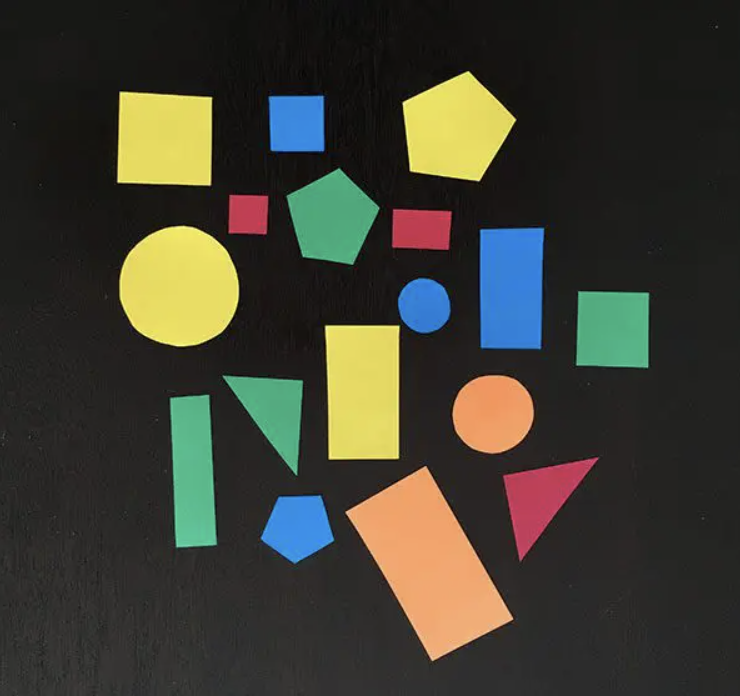
#> input picture Evaluate Image Quality/bidang.png, 740 x 696 px
$ python SSIM.py
#> lines starting #> are read from the running program, lines starting #| are printed output that depends on the picture; long printed decimals are rounded
import cv2
import numpy as np

def getSSISM(I1, I2):
    '''
    :param i1: represents original image matrix
    :param i2: represents degraded image matrix
    :return: SSIM score
    '''
    # Constants for luminance and contrast
    C1 = 6.5025
    C2 = 58.5225
    # C3=C2/2

    # converting to float for squaring
    I1 = np.float32(I1)
    I2 = np.float32(I2)
    I2_2 = I2 * I2
    I1_2 = I1 * I1
    I1_I2 = I1 * I2

    # applying GaussianBlur with (11,11) kernel where mean=st_dev=1.5
    mu1 = cv2.GaussianBlur(I1, (11, 11), 1.5)
    mu2 = cv2.GaussianBlur(I2, (11, 11), 1.5)
    mu1_2 = mu1 * mu1
    mu2_2 = mu2 * mu2
    mu1_mu2 = mu1 * mu2

    sigma1_2 = cv2.GaussianBlur(I1_2, (11, 11), 1.5)
    sigma1_2 -= mu1_2
    sigma2_2 = cv2.GaussianBlur(I2_2, (11, 11), 1.5)
    sigma2_2 -= mu2_2
    sigma12 = cv2.GaussianBlur(I1_I2, (11, 11), 1.5)
    sigma12 -= mu1_mu2

    t1 = 2 * mu1_mu2 + C1
    t2 = 2 * sigma12 + C2
    t3 = t1 * t2  # t3 = ((2*mu1_mu2 + C1).*(2*sigma12 + C2))
    t1 = mu1_2 + mu2_2 + C1
    t2 = sigma1_2 + sigma2_2 + C2
    t1 = t1 * t2  # t1 =((mu1_2 + mu2_2 + C1).*(sigma1_2 + sigma2_2 + C2))
    ssim_map = cv2.divide(t3, t1)
    ssim = cv2.mean(ssim_map)
    return ssim

image1 = cv2.imread("bidang.png", cv2.IMREAD_GRAYSCALE)
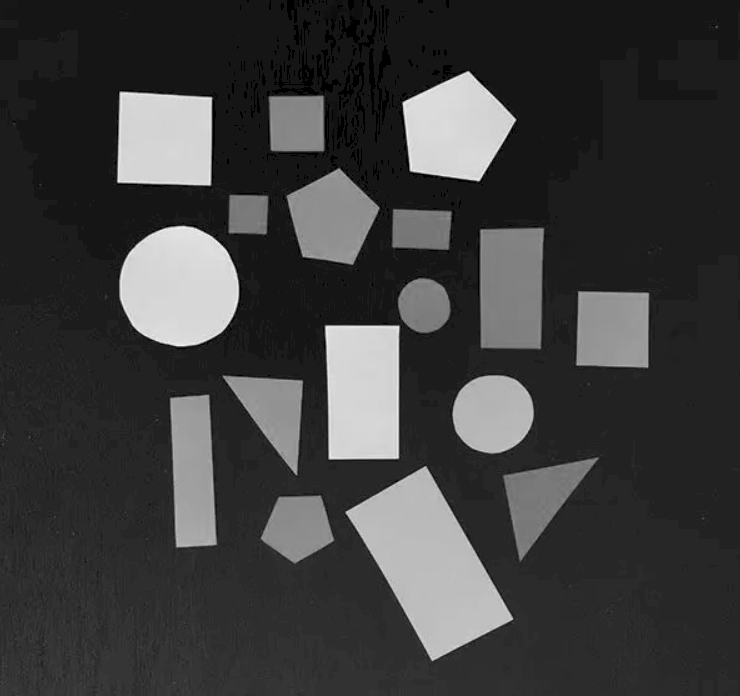
#> image1: shape (696, 740); min 0, max 246, mean 61.2
image2 = cv2.imread("bidang.png", cv2.IMREAD_GRAYSCALE)

ksize = (10, 10)

image2 = cv2.blur(image2, ksize)
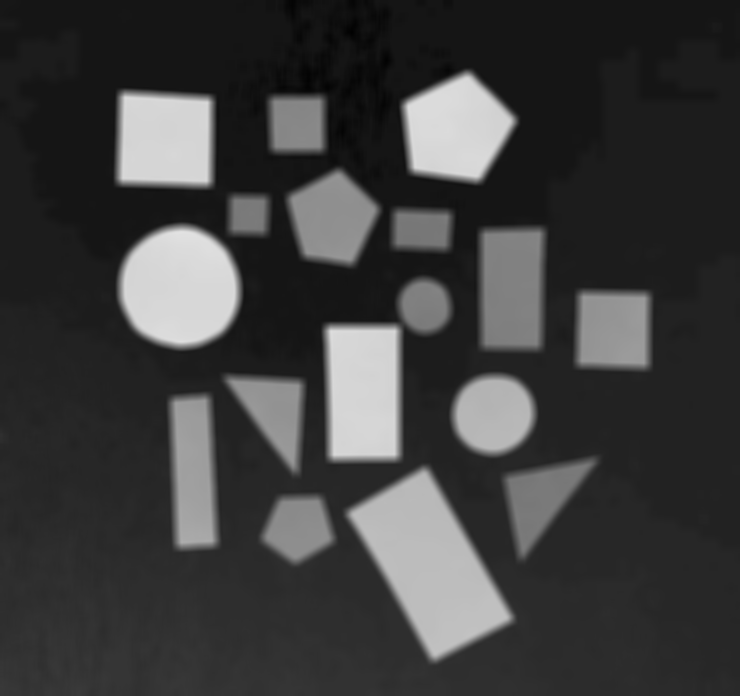
#> image2: shape (696, 740); min 1, max 226, mean 61.1


ssim_score = getSSISM(image1, image2)
#> in getSSISM, `I1_2 = I1 * I1`:
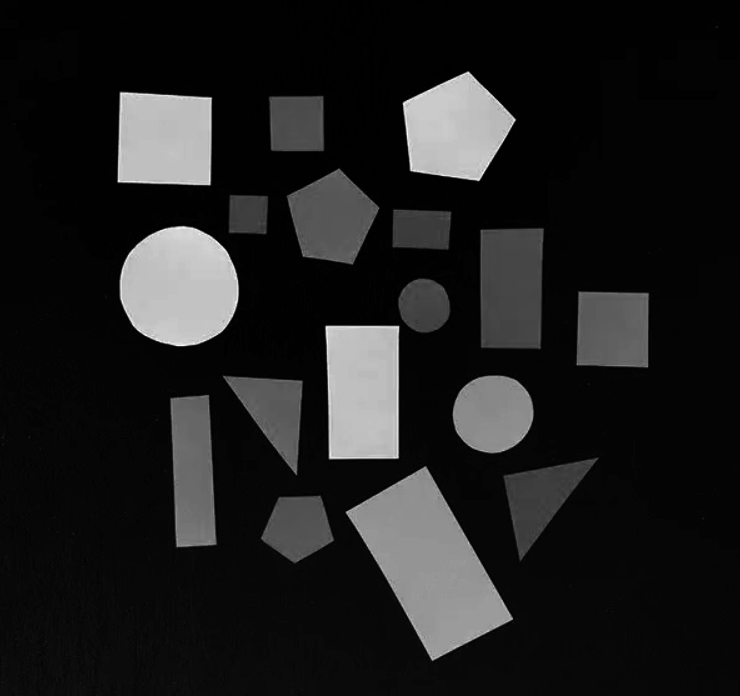
#> I1_2: shape (696, 740) float32; min 0, max 60516, mean 7380.2; drawn with min black and max white
#> in getSSISM, `mu1_2 = mu1 * mu1`:
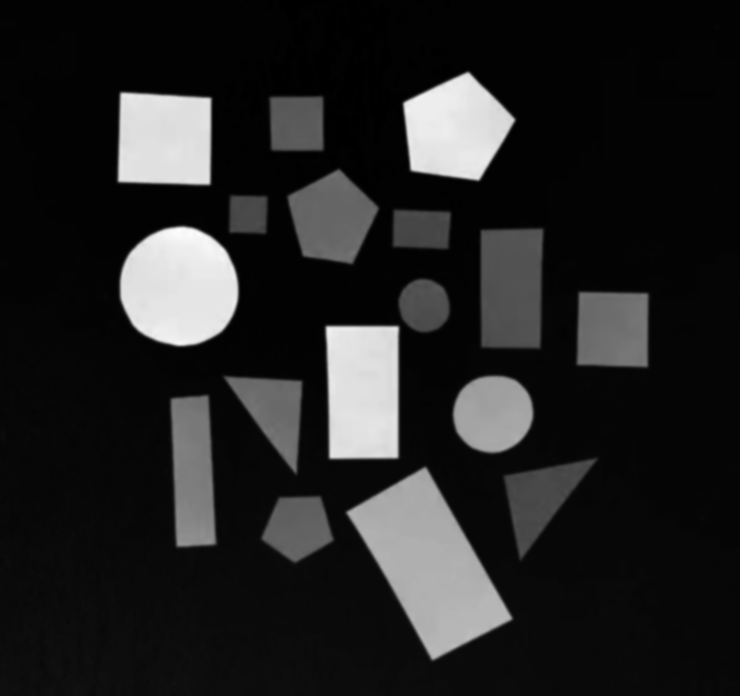
#> mu1_2: shape (696, 740) float32; min 0.000256, max 51420.7, mean 7240; drawn with min black and max white
#> in getSSISM, `sigma2_2 -= mu2_2`:
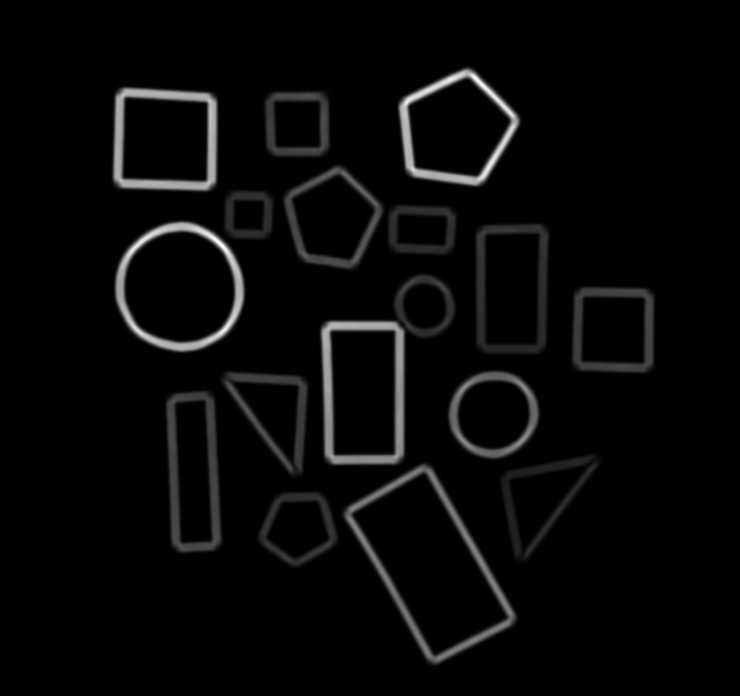
#> sigma2_2: shape (696, 740) float32; min -0.0195, max 1215.4, mean 39.7; drawn with min black and max white
#> in getSSISM, `t3 = t1 * t2`:
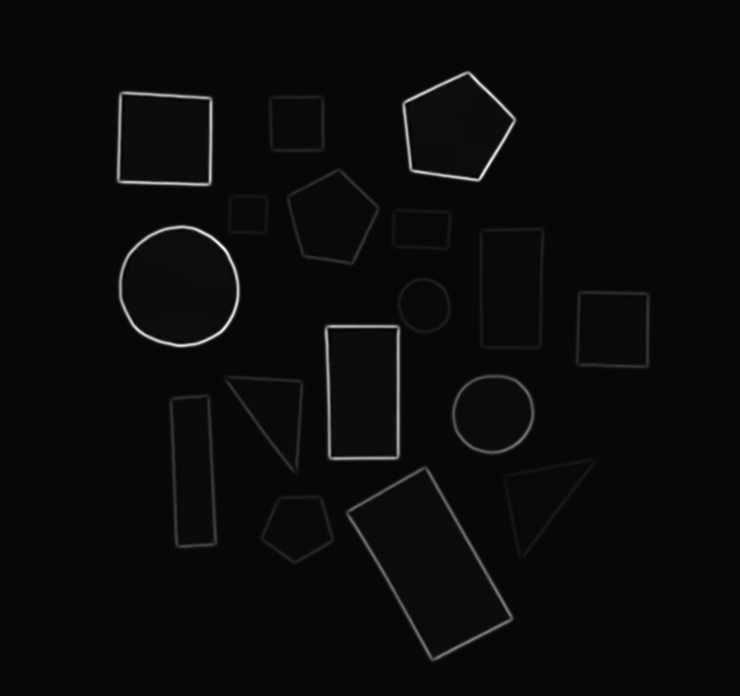
#> t3: shape (696, 740) float32; min -6721507, max 231859632, mean 3190252; drawn with min black and max white
#> in getSSISM, `ssim_map = cv2.divide(t3, t1)`:
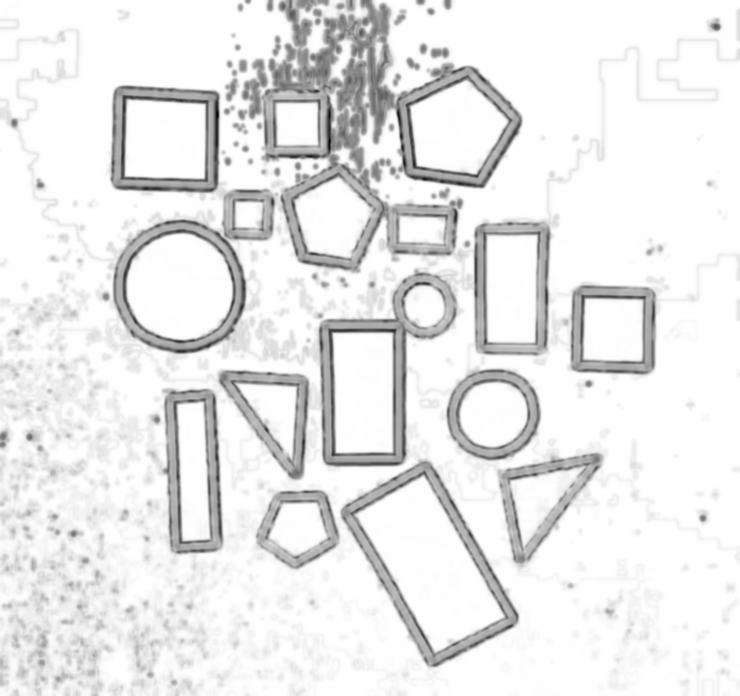
#> ssim_map: shape (696, 740) float32; min -0.356, max 1, mean 0.885; drawn with min black and max white
#> in getSSISM, `ssim = cv2.mean(ssim_map)`: ssim = (0.885, 0, 0, 0)
#> ssim_score = (0.885, 0, 0, 0)
print(f"SSIM Score: {ssim_score[0]}")
#| SSIM Score: 0.8851

"""
https://medium.com/@jaikochhar06/how-to-evaluate-image-quality-in-python-a-comprehensive-guide-e486a0aa1f60
"""
